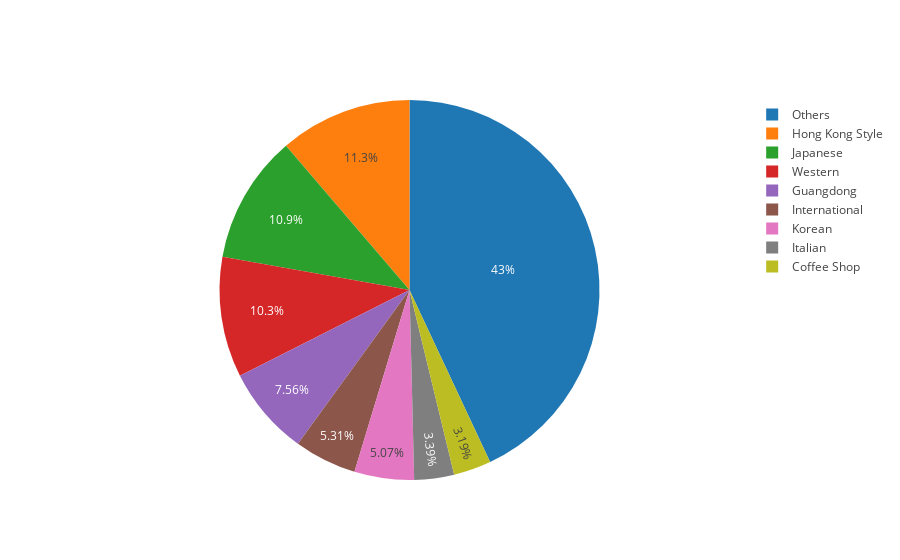

Source (notebook cell):
### Code cell
iplot([trace1])

### Figure 1 — Plotly figure (JSON) as saved in the notebook; plotly's stock layout.template omitted (floating-point values rounded to 4 significant figures)
{"data": [{"labels": ["Coffee Shop", "Guangdong", "Hong Kong Style", "International", "Italian", "Japanese", "Korean", "Others", "Western"], "type": "pie", "values": [28763, 68134, 101483, 47805, 30506, 98388, 45689, 387536, 92391]}], "layout": {}}
